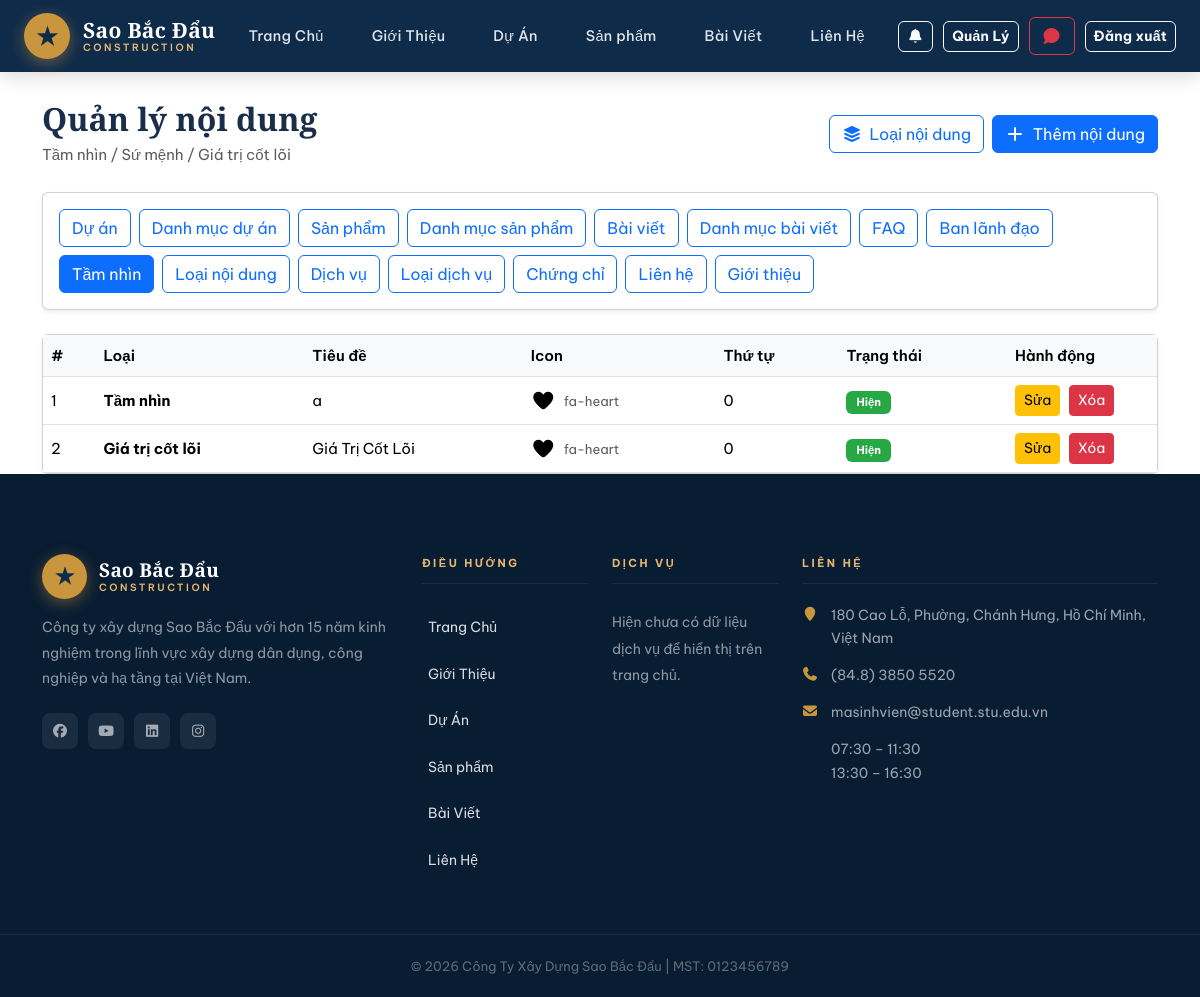
The page /about-statements/ (signed in) on the database its author committed.
### home/models.py (models this page shows, shortened)
class AboutStatement(models.Model):
    title = models.CharField(
        max_length=150,
        blank=True,
        default="",
        verbose_name="Tiêu đề",
        help_text="Có thể để trống để dùng tên loại nội dung.",
    )
    statement_type = models.ForeignKey(
        AboutStatementType,
        on_delete=models.PROTECT,
        related_name="statements",
        verbose_name="Loại nội dung",
    )
    content = models.TextField(verbose_name="Nội dung")
    icon = models.CharField(
        max_length=500,
        blank=True,
        default="",
        verbose_name="Icon Font Awesome / Icon URL",
        help_text=(
            "Có thể nhập fa-eye, fa-solid fa-eye, cart-arrow-down "
            "hoặc URL icon từ Font Awesome."
        ),
    )
    order = models.PositiveIntegerField(default=0, verbose_name="Thứ tự hiển thị")
    is_active = models.BooleanField(default=True, verbose_name="Hiển thị")
    created_at = models.DateTimeField(auto_now_add=True)
    class Meta:
        ordering = ["order", "created_at"]
        verbose_name = "Nội dung tầm nhìn / sứ mệnh"
        verbose_name_plural = "Nội dung tầm nhìn / sứ mệnh"
    @property
    def display_title(self):
        return (self.title or "").strip() or self.statement_type.name
    @property
    def icon_css_class(self):
        raw = (self.icon or "").strip()
        fallback = "fa-solid fa-star"
        if not raw:
            return fallback
        raw_lower = raw.lower()
        parts = raw.split()
        known_prefixes = {
            "fa-solid",
            "fa-regular",
            "fa-brands",
            "fa-light",
            "fa-thin",
            "fa-duotone",
            "fa",
            "fab",
            "far",
            "fas",
        }
        if any(part in known_prefixes for part in parts):
            if raw.startswith("fa ") and len(parts) >= 2 and parts[1].startswith("fa-"):
                return f"fa-solid {parts[1]}"
            return raw
        if raw.startswith("fa-"):
            return f"fa-solid {raw}"
        if "-" in raw and " " not in raw:
            return f"fa-solid fa-{raw}"
        return fallback

class AboutStatementType(models.Model):
    name = models.CharField(max_length=100, unique=True, verbose_name="Tên loại")
    slug = models.SlugField(max_length=120, unique=True, blank=True)
    order = models.PositiveIntegerField(default=0, verbose_name="Thứ tự")
    is_active = models.BooleanField(default=True, verbose_name="Hiển thị")
    created_at = models.DateTimeField(auto_now_add=True)
    class Meta:
        ordering = ["order", "created_at", "name"]
        verbose_name = "Loại tầm nhìn / sứ mệnh"
        verbose_name_plural = "Loại tầm nhìn / sứ mệnh"

class ContactInfo(models.Model):
    branch_name = models.CharField(
        max_length=150, verbose_name="Tên chi nhánh / văn phòng"
    )
    address = models.TextField(verbose_name="Địa chỉ")
    phone = models.CharField(max_length=50, verbose_name="Số điện thoại")
    fax = models.CharField(max_length=50, blank=True, verbose_name="Fax")
    email = models.EmailField(blank=True, verbose_name="Email")
    working_hours = models.CharField(
        max_length=255, blank=True, verbose_name="Giờ làm việc"
    )
    map_embed_url = models.URLField(blank=True, verbose_name="Link Google Maps Embed")
    facebook_url = models.URLField(blank=True, verbose_name="Facebook URL")
    youtube_url = models.URLField(blank=True, verbose_name="YouTube URL")
    linkedin_url = models.URLField(blank=True, verbose_name="LinkedIn URL")
    instagram_url = models.URLField(blank=True, verbose_name="Instagram URL")
    order = models.PositiveIntegerField(default=0, verbose_name="Thứ tự hiển thị")
    is_active = models.BooleanField(default=True, verbose_name="Hiển thị")
    created_at = models.DateTimeField(auto_now_add=True)
    class Meta:
        ordering = ["order", "created_at"]

### home/views.py (the view)
# urls.py: path("about-statements/", views.statement_list, name="statement_list"),
@staff_required
def statement_list(request):
    statements = (
        AboutStatement.objects.select_related("statement_type")
        .all()
        .order_by(
            "statement_type__order",
            "statement_type__created_at",
            "order",
            "created_at",
        )
    )
    error = request.GET.get("error")
    return render(
        request,
        "home/about_statement_list.html",
        {"statements": statements, "error": error},
    )

### templates/home/about_statement_list.html (shortened to what this page needs)
{% extends 'base.html' %}
{% block content %}
<div class="container dashboard-container">
  <div class="d-flex justify-content-between align-items-center mb-4 flex-wrap gap-3">
    <div>
      <h2 class="fw-bold mb-1">Quản lý nội dung</h2>
      <p class="text-muted mb-0">
        Tầm nhìn / Sứ mệnh / Giá trị cốt lõi
      </p>
    </div>
    <div class="d-flex gap-2 flex-wrap">
      <a href="{% url 'statement_type_list' %}" class="btn btn-outline-primary">
        <i class="fas fa-layer-group me-1"></i>
        Loại nội dung
      </a>
      <a href="{% url 'statement_add' %}" class="btn btn-primary">
        <i class="fas fa-plus me-1"></i>
        Thêm nội dung
      </a>
    </div>
  </div>
  <div class="card shadow-sm mb-4">
    <div class="card-body d-flex flex-wrap gap-2">
      <a href="{% url 'dashboard' %}" class="btn btn-outline-primary">Dự án</a>
      <a href="{% url 'project_category_list' %}" class="btn btn-outline-primary">Danh mục dự án</a>
      <a href="{% url 'product_list' %}" class="btn btn-outline-primary">Sản phẩm</a>
      <a href="{% url 'product_category_list' %}" class="btn btn-outline-primary">Danh mục sản phẩm</a>
      <a href="{% url 'post_list' %}" class="btn btn-outline-primary">Bài viết</a>
      <a href="{% url 'post_category_list' %}" class="btn btn-outline-primary">Danh mục bài viết</a>
      <a href="{% url 'faq_list' %}" class="btn btn-outline-primary">FAQ</a>
      <a href="{% url 'leadership_list' %}" class="btn btn-outline-primary">Ban lãnh đạo</a>
      <a href="{% url 'statement_list' %}" class="btn btn-outline-primary active">Tầm nhìn</a>
      <a href="{% url 'statement_type_list' %}" class="btn btn-outline-primary">Loại nội dung</a>
      <a href="{% url 'service_list' %}" class="btn btn-outline-primary">Dịch vụ</a>
      <a href="{% url 'service_type_list' %}" class="btn btn-outline-primary">Loại dịch vụ</a>
      <a href="{% url 'certificate_list' %}" class="btn btn-outline-primary">Chứng chỉ</a>
      <a href="{% url 'contact_info_list' %}" class="btn btn-outline-primary">Liên hệ</a>
      <a href="{% url 'about_intro_edit' %}" class="btn btn-outline-primary">Giới thiệu</a>
    </div>
  </div>
  <div class="card shadow-sm">
    <div class="card-body p-0">
      <table class="table table-hover mb-0">
        <thead>
          <tr>
            <th>#</th>
            <th>Loại</th>
            <th>Tiêu đề</th>
            <th>Icon</th>
            <th>Thứ tự</th>
            <th>Trạng thái</th>
            <th style="width: 150px;">Hành động</th>
          </tr>
        </thead>
        <tbody>
          {% for statement in statements %}
          <tr>
            <td>{{ forloop.counter }}</td>
            <td>
              <strong>{{ statement.statement_type.name }}</strong>
            </td>
            <td>{{ statement.display_title }}</td>
            <td>
              <div class="d-flex align-items-center gap-2">
                <i class="{{ statement.icon_css_class }} statement-preview-icon"></i>
                <small class="text-muted">
                  {{ statement.icon|default:'mặc định' }}
                </small>
              </div>
            </td>
            <td>{{ statement.order }}</td>
            <td>
              {% if statement.is_active %}
                <span class="badge badge-success">Hiện</span>
              {% else %}
                <span class="badge badge-secondary">Ẩn</span>
              {% endif %}
            </td>
            <td class="action-btns">
              <a href="{% url 'statement_edit' statement.id %}" class="btn btn-sm btn-warning">
                Sửa
              </a>
              <a href="{% url 'statement_delete' statement.id %}"
                 class="btn btn-sm btn-danger"
                 onclick="return confirm('Xóa nội dung này?');">
                Xóa
              </a>
            </td>
          </tr>
          {% empty %}
          <tr>
            <td colspan="7" class="text-center py-4 text-muted">
              Chưa có nội dung nào
            </td>
          </tr>
          {% endfor %}
        </tbody>
      </table>
    </div>
  </div>
</div>
{% endblock %}

### templates/base.html (shortened to what this page needs)
<!doctype html>
<html lang="vi">
  {% load static %}
  <head>
    <link
      rel="stylesheet"
      href="{% static 'vendor/bootstrap/css/bootstrap.min.css' %}"
    />
    <link
      rel="stylesheet"
      href="https://cdn.jsdelivr.net/npm/@fortawesome/fontawesome-free@7.2.0/css/all.min.css"
    />
    <link
      rel="stylesheet"
      href="{% static 'vendor/animate/animate.min.css' %}"
    />
    <link rel="stylesheet" href="{% static 'css/style.css' %}" />
    <link rel="stylesheet" href="{% static 'css/home.css' %}" />
    <link rel="stylesheet" href="{% static 'css/about.css' %}" />
    <link rel="stylesheet" href="{% static 'css/contact.css' %}" />
  </head>
  <body>
    <header
      class="site-navbar js-sticky-header site-navbar-target"
      role="banner"
    >
      <div class="container">
        <div class="navbar-inner">
          <div class="site-logo">
            <a href="{% url 'home' %}">
              <div class="logo-icon">★</div>
              <div class="logo-text">
                <span>Sao Bắc Đẩu</span>
                <span>Construction</span>
              </div>
            </a>
          </div>
          <nav class="site-navigation d-none d-xl-block">
            <ul class="site-menu">
              <li><a href="{% url 'home' %}" class="nav-link">Trang Chủ</a></li>
              <li>
                <a href="{% url 'about' %}" class="nav-link">Giới Thiệu</a>
              </li>
              <li><a href="{% url 'project' %}" class="nav-link">Dự Án</a></li>
              <li>
                <a href="{% url 'product' %}" class="nav-link">Sản phẩm</a>
              </li>
              <li><a href="{% url 'post' %}" class="nav-link">Bài Viết</a></li>
              <li>
                <a href="{% url 'contact' %}" class="nav-link">Liên Hệ</a>
              </li>
            </ul>
          </nav>
          <div class="nav-actions d-none d-xl-flex">
            <a
              href="{% url 'notifications' %}"
              class="btn btn-sm btn-outline-light position-relative"
            >
              <i class="fa fa-bell"></i>
            </a>
            {% if user.is_authenticated %} {% if user.is_staff %}
            <a href="{% url 'dashboard' %}" class="btn btn-sm btn-outline-light"
              >Quản Lý</a
            >
            <a
              href="{% url 'consultation_list' %}"
              class="btn btn-outline-danger position-relative"
            >
              <i class="fa fa-comment"></i>
            </a>
            {% endif %}
            <form method="post" action="{% url 'logout' %}" style="margin: 0">
              <button type="submit" class="btn btn-sm btn-outline-light">
                Đăng xuất
              </button>
            </form>
            {% endif %}
          </div>
        </div>
      </div>
    </header>
    {% block content %} {% endblock %}
    <footer class="footer-area">
      <div class="container">
        <div class="row gy-4">
          <div class="col-lg-4 col-md-6">
            <div class="footer-logo-wrap mb-3">
              <a
                href="{% url 'home' %}"
                style="
                  display: flex;
                  align-items: center;
                  gap: 12px;
                  text-decoration: none;
                "
              >
                <div
                  class="logo-icon"
                  style="width: 45px; height: 45px; font-size: 22px"
                >
                  ★
                </div>
                <div class="logo-text">
                  <span>Sao Bắc Đẩu</span>
                  <span>Construction</span>
                </div>
              </a>
            </div>
            <p class="footer-desc">
              Công ty xây dựng Sao Bắc Đẩu với hơn 15 năm kinh nghiệm trong lĩnh
              vực xây dựng dân dụng, công nghiệp và hạ tầng tại Việt Nam.
            </p>
            <div class="footer-social">
              {% if site_contact and site_contact.facebook_url %}
              <a
                href="{{ site_contact.facebook_url }}"
                target="_blank"
                rel="noopener noreferrer"
              >
                <i class="fab fa-facebook"></i>
              </a>
              {% endif %} {% if site_contact and site_contact.youtube_url %}
              <a
                href="{{ site_contact.youtube_url }}"
                target="_blank"
                rel="noopener noreferrer"
              >
                <i class="fab fa-youtube"></i>
              </a>
              {% endif %} {% if site_contact and site_contact.linkedin_url %}
              <a
                href="{{ site_contact.linkedin_url }}"
                target="_blank"
                rel="noopener noreferrer"
              >
                <i class="fab fa-linkedin"></i>
              </a>
              {% endif %} {% if site_contact and site_contact.instagram_url %}
              <a
                href="{{ site_contact.instagram_url }}"
                target="_blank"
                rel="noopener noreferrer"
              >
                <i class="fab fa-instagram"></i>
              </a>
              {% endif %}
            </div>
          </div>
          <div class="col-lg-2 col-md-6">
            <div class="footer-heading">Điều Hướng</div>
            <ul class="footer-links">
              <li><a href="{% url 'home' %}">Trang Chủ</a></li>
              <li><a href="{% url 'about' %}">Giới Thiệu</a></li>
              <li><a href="{% url 'project' %}">Dự Án</a></li>
              <li><a href="{% url 'product' %}">Sản phẩm</a></li>
              <li><a href="{% url 'post' %}">Bài Viết</a></li>
              <li><a href="{% url 'contact' %}">Liên Hệ</a></li>
            </ul>
          </div>
          <div class="col-lg-2 col-md-6">
            <div class="footer-heading">Dịch Vụ</div>
            <ul class="footer-links">
          {% for service in services %}
          <li><a href="#">{{ service.title }}</a></li>
          {% empty %}
              <li>Hiện chưa có dữ liệu dịch vụ để hiển thị trên trang chủ.</li>
          {% endfor %}
            </ul>
          </div>
          <div class="col-lg-4 col-md-6">
            <div class="footer-heading">Liên Hệ</div>
            <ul class="footer-contact-info">
              {% if site_contact %}
              <li>
                <i class="fa fa-map-marker"></i>
                {{ site_contact.address|linebreaksbr }}
              </li>
              <li>
                <i class="fa fa-phone"></i>
                {{ site_contact.phone }}
              </li>
              <li>
                <i class="fa fa-envelope"></i>
                {{ site_contact.email|default:"Chưa cập nhật" }}
              </li>
              <li>
                {{ site_contact.working_hours|default:"Chưa cập nhật giờ làm việc"|linebreaksbr }}
              </li>
              {% else %}
              <li><i class="fa fa-map-marker"></i> Chưa cập nhật địa chỉ</li>
              <li><i class="fa fa-phone"></i> Chưa cập nhật số điện thoại</li>
              <li><i class="fa fa-envelope"></i> Chưa cập nhật email</li>
              <li><i class="fa fa-clock-o"></i> Chưa cập nhật giờ làm việc</li>
              {% endif %}
            </ul>
          </div>
        </div>
      </div>
      <div class="footer-bottom">
        <div class="container text-center">
          <p>© 2026 Công Ty Xây Dựng Sao Bắc Đẩu | MST: 0123456789</p>
        </div>
      </div>
    </footer>
  </body>
</html>

### rows shown on the page
AboutStatement: statement_type.name "Tầm nhìn", display_title "a", icon "fa-heart", order "0", is_active "Hiện"
AboutStatement: statement_type.name "Giá trị cốt lõi", display_title "Giá Trị Cốt Lõi", icon "fa-heart", order "0", is_active "Hiện"
ContactInfo: address "180 Cao Lỗ, Phường, Chánh Hưng, Hồ Chí Minh, Việt Nam", phone "(84.8) 3850 5520", email "masinhvien@student.stu.edu.vn", working_hours "07:30 – 11:30 13:30 – 16:30"
